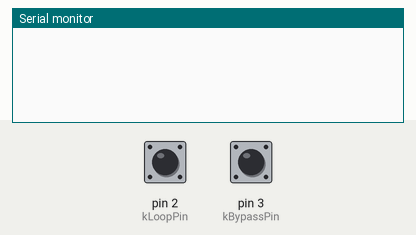
Simulated run of this sketch. Board: Arduino Uno, built with avr-gcc and run on an emulated ATmega328P. Parts: the last lines printed to the serial monitor. Inputs (shaded band) come from the test bench; at power-on: pin 2 (kLoopPin) HIGH, pin 3 (kBypassPin) HIGH.

Above: at 1.2 s.
1.3 s: pin 2 (kLoopPin) pulled LOW for 0.15 s
At 2.6 s:
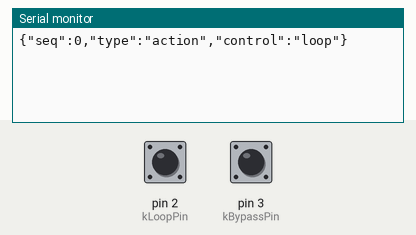
2.9 s: pin 3 (kBypassPin) pulled LOW for 0.15 s
At 4.1 s:
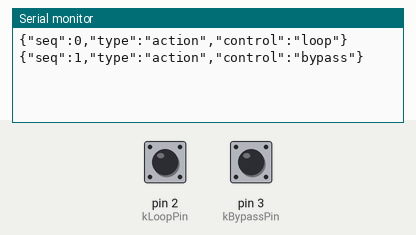
4.5 s: pin 2 (kLoopPin) pulled LOW for 1 s
At 6.5 s:
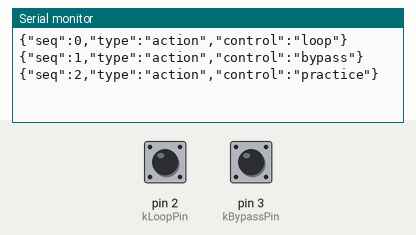
7.0 s: pin 3 (kBypassPin) pulled LOW for 1 s
At 7.5 s:
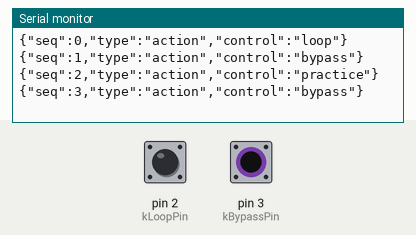

The sketch:

Footswitch.ino
```cpp
#include <Arduino.h>
#include <stdint.h>

constexpr unsigned long kBaudRate = 115200;
constexpr unsigned long kDebounceMs = 25;
constexpr unsigned long kPracticeHoldMs = 700;
// TODO(Aditya): Confirm the switch count, board pin labels and action mapping.
constexpr uint8_t kLoopPin = 2;
constexpr uint8_t kBypassPin = 3;

struct Switch {
  uint8_t pin;
  const char* control;
  bool rawPressed;
  bool stablePressed;
  unsigned long changedAt;
};

Switch switches[] = {
    {kLoopPin, "loop", false, false, 0},
    {kBypassPin, "bypass", false, false, 0},
};
unsigned long nextSequence = 0;
unsigned long loopPressedAt = 0;
bool loopActionPending = false;

void sendAction(const char* control) {
  Serial.print(F("{\"seq\":"));
  Serial.print(nextSequence++);
  Serial.print(F(",\"type\":\"action\",\"control\":\""));
  Serial.print(control);
  Serial.print(F("\"}\n"));
}

void setup() {
  Serial.begin(kBaudRate);
  for (Switch& button : switches) {
    pinMode(button.pin, INPUT_PULLUP);
    // A switch held during reset must be released before it can toggle again.
    button.rawPressed = digitalRead(button.pin) == LOW;
    button.stablePressed = button.rawPressed;
    button.changedAt = millis();
  }
}

void loop() {
  const unsigned long now = millis();
  for (Switch& button : switches) {
    const bool pressed = digitalRead(button.pin) == LOW;
    if (pressed != button.rawPressed) {
      button.rawPressed = pressed;
      button.changedAt = now;
    }
    if (pressed != button.stablePressed && now - button.changedAt >= kDebounceMs) {
      button.stablePressed = pressed;
      if (button.pin == kLoopPin) {
        if (pressed) {
          loopPressedAt = button.changedAt;
          loopActionPending = true;
        } else if (loopActionPending) {
          // Measure from the accepted edges, excluding the debounce delay.
          sendAction(button.changedAt - loopPressedAt < kPracticeHoldMs
                         ? button.control
                         : "practice");
          loopActionPending = false;
        }
      } else if (pressed) {
        sendAction(button.control);
      }
    }
    // Let a release awaiting debounce determine the action on its own edge.
    if (button.pin == kLoopPin && loopActionPending && pressed &&
        now - loopPressedAt >= kPracticeHoldMs) {
      sendAction("practice");
      loopActionPending = false;
    }
  }
}
```

Measured:
- after the input at 1.3 s, the serial monitor: prints a new line after 0.17 s (image 1)
- after the input at 2.9 s, the serial monitor: prints a new line at once (image 2)
- after the input at 4.5 s, the serial monitor: prints a new line after 0.70 s (image 3)
- after the input at 7.0 s, the serial monitor: prints a new line at once (image 4)
